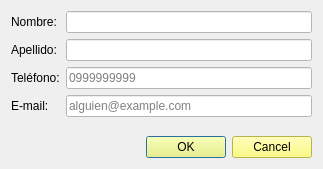
<?xml version="1.0" encoding="UTF-8"?>
<ui version="4.0">
 <class>PersonaDialog</class>
 <widget class="QDialog" name="PersonaDialog">
  <property name="geometry">
   <rect>
    <x>0</x>
    <y>0</y>
    <width>323</width>
    <height>169</height>
   </rect>
  </property>
  <property name="windowTitle">
   <string>Dialog</string>
  </property>
  <layout class="QVBoxLayout" name="verticalLayout">
   <item>
    <layout class="QFormLayout" name="formLayout">
     <item row="0" column="0">
      <widget class="QLabel" name="label">
       <property name="text">
        <string>Nombre:</string>
       </property>
      </widget>
     </item>
     <item row="0" column="1">
      <widget class="QLineEdit" name="inNombre">
       <property name="styleSheet">
        <string notr="true">background-color: rgb(255, 255, 255);</string>
       </property>
       <property name="text">
        <string/>
       </property>
       <property name="placeholderText">
        <string/>
       </property>
      </widget>
     </item>
     <item row="1" column="0">
      <widget class="QLabel" name="label_2">
       <property name="text">
        <string>Apellido:</string>
       </property>
      </widget>
     </item>
     <item row="1" column="1">
      <widget class="QLineEdit" name="inApellido">
       <property name="tabletTracking">
        <bool>false</bool>
       </property>
       <property name="toolTip">
        <string/>
       </property>
       <property name="styleSheet">
        <string notr="true">background-color: rgb(255, 255, 255);</string>
       </property>
      </widget>
     </item>
     <item row="2" column="0">
      <widget class="QLabel" name="label_3">
       <property name="text">
        <string>Teléfono:</string>
       </property>
      </widget>
     </item>
     <item row="2" column="1">
      <widget class="QLineEdit" name="inTelefono">
       <property name="styleSheet">
        <string notr="true">background-color: rgb(255, 255, 255);</string>
       </property>
       <property name="placeholderText">
        <string>0999999999</string>
       </property>
      </widget>
     </item>
     <item row="3" column="0">
      <widget class="QLabel" name="label_4">
       <property name="text">
        <string>E-mail:</string>
       </property>
      </widget>
     </item>
     <item row="3" column="1">
      <widget class="QLineEdit" name="inEmail">
       <property name="styleSheet">
        <string notr="true">background-color: rgb(255, 255, 255);</string>
       </property>
       <property name="placeholderText">
        <string>alguien@example.com</string>
       </property>
      </widget>
     </item>
    </layout>
   </item>
   <item>
    <widget class="QDialogButtonBox" name="buttonBox">
     <property name="styleSheet">
      <string notr="true">background-color: rgb(255, 253, 98);</string>
     </property>
     <property name="standardButtons">
      <set>QDialogButtonBox::Cancel|QDialogButtonBox::Ok</set>
     </property>
    </widget>
   </item>
  </layout>
 </widget>
 <resources/>
 <connections/>
</ui>
